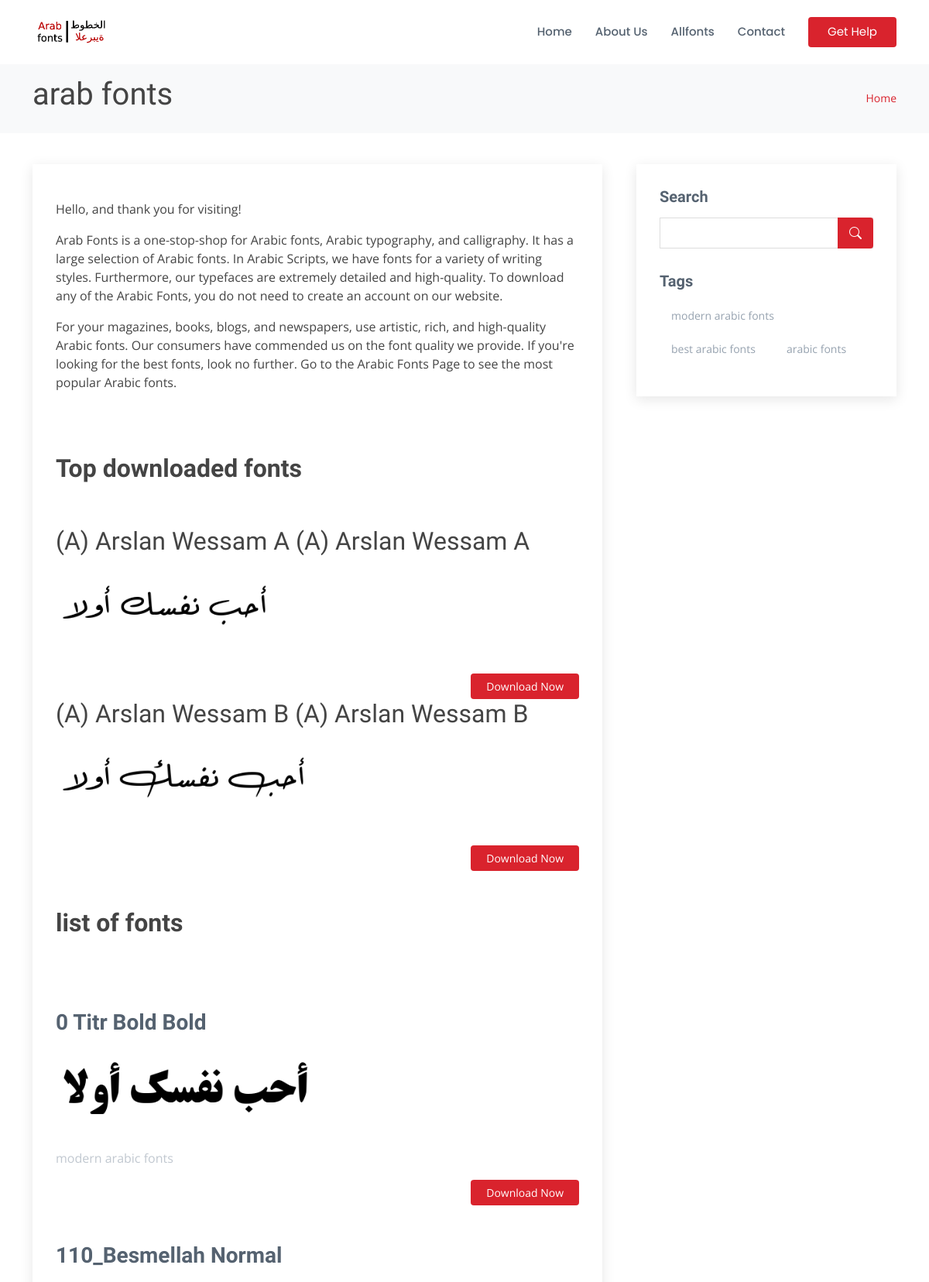
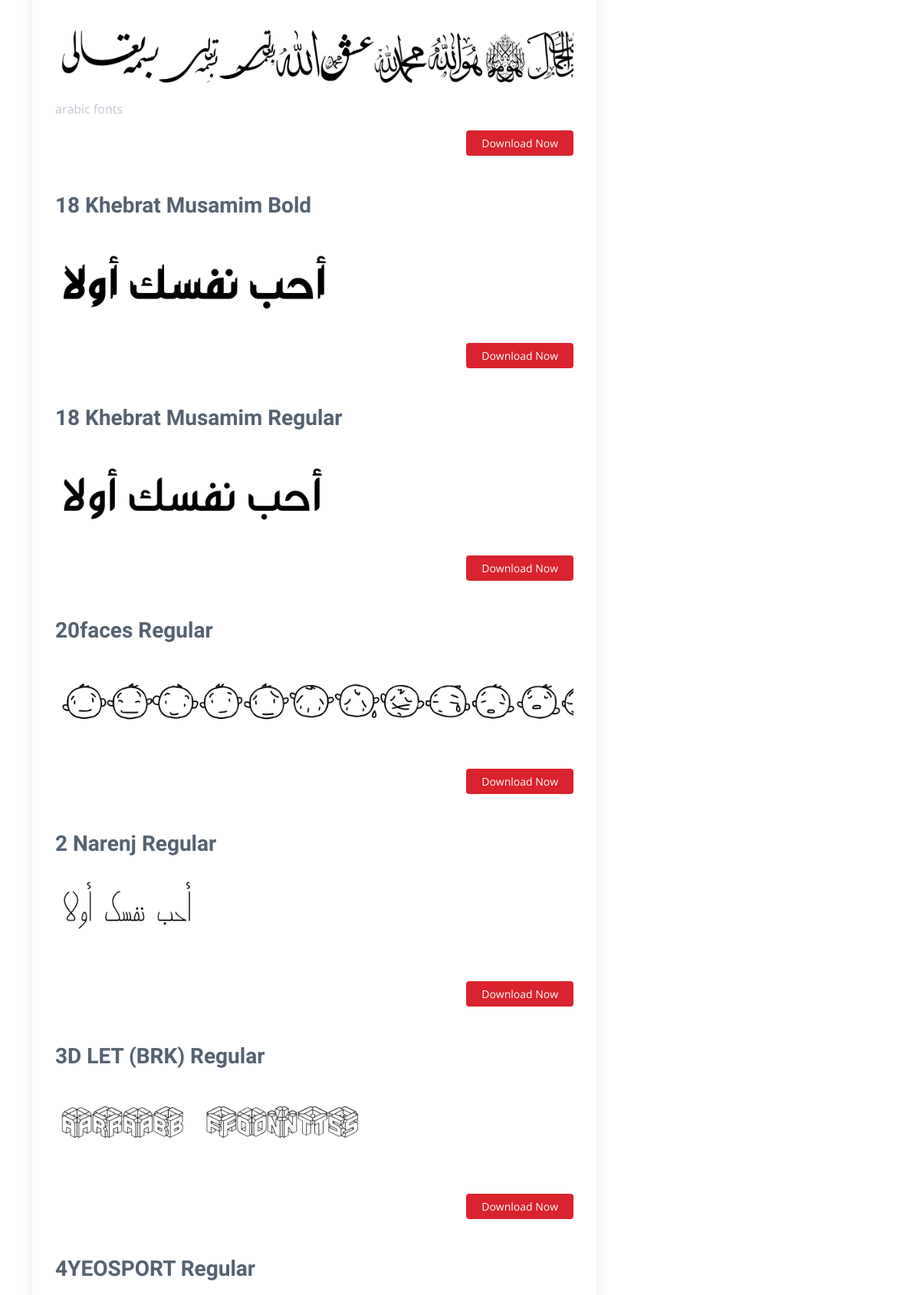
The page / (upper part) on the database its author committed (2 pictures, top to bottom).
### home/models.py (models this page shows, shortened)
class Modification(models.Model):
    websitename = models.CharField(max_length=50)
    ouremail = models.EmailField()
    copyright = models.CharField(max_length=100)
    logo = models.ImageField(upload_to='websiteimages')
    websitediscription = FroalaField()
    favicon = models.ImageField()

class Fonts(models.Model):
    title = models.CharField(max_length=100, unique=True)
    slug = models.SlugField(max_length=200, null=True, blank=True)
    metakeyword = models.CharField(max_length=200, null=True)
    tags = TaggableManager()
    header_image = models.ImageField(upload_to='header_image')
    headerimg_alt = models.CharField(max_length=100, default="arabic fonts")
    upload_fonts = models.FileField(upload_to="upload_fonts")
    short_dis = FroalaField()
    long_dis = FroalaField()
    char_maping = models.ImageField(upload_to='char_maping')
    charimg_alt = models.CharField(max_length=100, default="arabic fonts charecter maping image")
    publish = models.BooleanField(default=False)
    Total_downloads = models.PositiveIntegerField(default=10, blank=False, null= False)

### home/views.py (the view)
# urls.py: 2. Add a URL to urlpatterns:  path('', views.home, name='home')
def home(request):
    websitedata = Modification.objects.latest('websitename', 'websitediscription', 'ouremail', 'copyright', 'logo', 'favicon' )
    allfonts = Fonts.objects.filter(publish = True)
    alltag = Tag.objects.all()
    p = Paginator(allfonts, 8)
    page = request.GET.get('page')
    fontsfinal = p.get_page(page)
    topfonts = Fonts.objects.order_by('-Total_downloads')
    context = {'fontsfinal': fontsfinal,
                'copyright': copyright,
                'websitedata': websitedata,
                'topfonts': topfonts[:2],
                'alltag': alltag
    }
    return render(request , 'index.html',context)

### templates/index.html (shortened to what this page needs)
{% extends 'base.html' %}
{% block content %}
</header>
  <main id="main">
    <section id="breadcrumbs" class="breadcrumbs">
      <div class="container">
        <div class="d-flex justify-content-between align-items-center">
          <h1>{{ websitedata.websitename }}</h1>
          <ol>
            <li><a href="/">Home</a></li>
          </ol>
        </div>
      </div>
    </section>
    <section id="blog" class="blog">
      <div class="container" data-aos="fade-up">
        <div class="row">
          <div class="col-lg-8 entries">
            <article class="entry">
              <p>
                {{ websitedata.websitediscription|safe }}
                <br><br>
              </p>
              <h2><strong>Top downloaded fonts</strong></h2></br></br>
              {% for fonts in topfonts %}
                      <h2>{{fonts.title}}</h2>
                      <a href="{% url 'fonts_details' fonts.slug%}"><img src="/static/{{fonts.header_image}}" class="img-fluid" alt="{{fonts.headerimg_alt}}{{fonts.title}}"></a>
                      <div class="entry-content">
                        <div class="read-more">
                          <a href="{% url 'fonts_details' fonts.slug %}">Download Now</a>
                        </div>
                      </div>
                {% endfor %}
              <h2><strong> list of fonts </strong><h2>
              {% for fonts in fontsfinal %}
              <h2 class="entry-title">
                <a href="{% url 'fonts_details' fonts.slug %}">{{fonts.title}}</a>
              </h2>
              <a href="{% url 'fonts_details' fonts.slug%}"><img src="/static/{{fonts.header_image}}" class="img-fluid" alt="{{fonts.title}},{{fonts.headerimg_alt}} "></a>
              <div class="entry-meta">
                {% for tag in fonts.tags.all %}
                  {{tag}}
                {% endfor %}
              </div>
              <div class="entry-content">
                <div class="read-more">
                  <a href="{% url 'fonts_details' fonts.slug %}">Download Now</a>
                </div>
              </div>
              <br><br>
              {% endfor %}
            </article>
          </div>
          <div class="col-lg-4">
            <div class="sidebar">
              <h3 class="sidebar-title">Search</h3>
              <div class="sidebar-item search-form">
                <form method=POST action="{% url 'search' %}">
                  <input type="text" name="searched">
                  <button type="submit"><i class="bi bi-search"></i></button>
                </form>
              </div>
              <h3 class="sidebar-title">Tags</h3>
               <div class="sidebar-item tags">
                <ul>
                  {% for tag in alltag %}
                  <li><a href="/">{{tag}}</a></li>
                  {% endfor %}
                </ul>
              </div>
            </div>
          </div>
        </div>
      </div>
    </section>
  </main>
  {% endblock %}

### templates/header.html (shortened to what this page needs)
{% load static %}
<!DOCTYPE html>
<html lang="en">
<head>
  <link href="{% static 'assets/vendor/animate.css/animate.min.css' %}" rel="stylesheet">
  <link href="{% static 'assets/vendor/bootstrap/css/bootstrap.min.css' %}" rel="stylesheet">
  <link href="{% static 'assets/vendor/bootstrap-icons/bootstrap-icons.css' %}" rel="stylesheet">
  <link href="{% static 'assets/vendor/boxicons/css/boxicons.min.css' %}" rel="stylesheet">
  <link href="{% static 'assets/vendor/glightbox/css/glightbox.min.css' %}" rel="stylesheet">
  <link href="{% static 'assets/vendor/remixicon/remixicon.css' %}" rel="stylesheet">
  <link href="{% static 'assets/vendor/swiper/swiper-bundle.min.css' %}" rel="stylesheet">
  <link href="{% static 'assets/css/style.css' %}" rel="stylesheet">
</head>
<body>
    <header id="header" class="fixed-top d-flex align-items-center">
      <div class="container d-flex align-items-center">
        <a href="/" class="logo me-auto"><img src="/static/{{websitedata.logo}}" alt="" class="img-fluid"></a>
        <nav id="navbar" class="navbar">
          <ul>
            <li><a href="/">Home</a></li>
            <li><a href="/aboutus">About Us</a></li>
            <li><a href="/allfonts">Allfonts</a></li>
            <li><a href="/contact">Contact</a></li>
            <li><a href="/help" class="getstarted">Get Help</a></li>
          </ul>
        </nav>
      </div>

### static/assets/css/style.css (style rules this page uses)
body { font-family: "Open Sans", sans-serif; color: #444444; }
a { text-decoration: none; color: #d9232d; }
h1, h2, h3, h4, h5, h6 { font-family: "Raleway", sans-serif; }
#header { background: white; transition: all 0.5s; z-index: 997; padding: 20px 0; }
#header .logo { font-size: 28px; margin: 0; padding: 0; line-height: 1; font-weight: 700; text-transform: uppercase; }
#header .logo img { max-height: 40px; }
.navbar { padding: 0; }
.navbar ul { margin: 0; padding: 0; display: flex; list-style: none; align-items: center; }
.navbar li { position: relative; }
.navbar a, .navbar a:focus { display: flex; align-items: center; justify-content: space-between; padding: 10px 0 10px 30px; font-family: "Poppins", sans-serif; font-size: 15px; font-weight: 500; color: #556270; white-space: nowrap; transition: 0.3s; }
.navbar .getstarted, .navbar .getstarted:focus { background: #d9232d; padding: 8px 25px; margin-left: 30px; border-radius: 4px; font-weight: 400; color: #fff; }
section { padding: 60px 0; overflow: hidden; }
.breadcrumbs { padding: 18px 0; background: #f8f9fa; min-height: 40px; margin-top: 80px; }
.breadcrumbs ol { display: flex; flex-wrap: wrap; list-style: none; padding: 0; margin: 0; font-size: 14px; }
.blog { padding: 40px 0 20px 0; }
.blog .entry { padding: 30px; margin-bottom: 60px; box-shadow: 0 4px 16px rgba(0, 0, 0, 0.1); }
.blog .entry .entry-title { font-size: 28px; font-weight: bold; padding: 0; margin: 0 0 20px 0; }
.blog .entry .entry-title a { color: #556270; transition: 0.3s; }
.blog .entry .entry-meta { margin-bottom: 15px; color: #c1c8d0; }
.blog .entry .entry-content .read-more { -moz-text-align-last: right; text-align-last: right; }
.blog .entry .entry-content .read-more a { display: inline-block; background: #d9232d; color: #fff; padding: 6px 20px; transition: 0.3s; font-size: 14px; border-radius: 4px; }
.blog .sidebar { padding: 30px; margin: 0 0 60px 20px; box-shadow: 0 4px 16px rgba(0, 0, 0, 0.1); }
.blog .sidebar .sidebar-title { font-size: 20px; font-weight: 700; padding: 0 0 0 0; margin: 0 0 15px 0; color: #556270; position: relative; }
.blog .sidebar .sidebar-item { margin-bottom: 30px; }
.blog .sidebar .search-form form { background: #fff; border: 1px solid #ddd; padding: 3px 10px; position: relative; }
.blog .sidebar .search-form form input[type=text] { border: 0; padding: 4px; border-radius: 4px; width: calc(100% - 40px); }
.blog .sidebar .search-form form button { position: absolute; top: 0; right: 0; bottom: 0; border: 0; background: none; font-size: 16px; padding: 0 15px; margin: -1px; background: #d9232d; color: #fff; transition: 0.3s; border-radius: 0 4px 4px 0; line-height: 0; }
.blog .sidebar .search-form form button i { line-height: 0; }
.blog .sidebar .tags { margin-bottom: -10px; }
.blog .sidebar .tags ul { list-style: none; padding: 0; }
.blog .sidebar .tags ul li { display: inline-block; }
.blog .sidebar .tags ul a { color: #96a2af; font-size: 14px; padding: 6px 14px; margin: 0 6px 8px 0; border: 1px solid white; display: inline-block; transition: 0.3s; }

### rows shown on the page
Modification: logo (picture), websitename "arab fonts", websitediscription "Hello, and thank you for visiting! Arab Fonts is a one-stop-shop for Arabic fonts, Arabic typography, and calligraphy. It has a large selection of Arabic fonts. In Arabic Scripts, we have fonts for a variety of writing styles. Furthermore, our typefaces are extremely detailed and high-quality. To download any of the Arabic Fonts, you do not need to create an account on our website. For your magazines, books, blogs, and newspapers, use artistic, rich, and high-quality Arabic fonts. Our consumers have commended us on the font quality we provide. If you're looking for the best fonts, look no further. Go to the Arabic Fonts Page to see the most popular Arabic fonts."
Fonts: title "(A) Arslan Wessam A (A) Arslan Wessam A", header_image (picture)
Fonts: title "(A) Arslan Wessam B (A) Arslan Wessam B", header_image (picture)
Fonts: title "0 Titr Bold Bold", header_image (picture)
Tag: name "modern arabic fonts"
Fonts: title "110_Besmellah Normal", header_image (picture)
Tag: name "arabic fonts"
Fonts: title "18 Khebrat Musamim Bold", header_image (picture)
Fonts: title "18 Khebrat Musamim Regular", header_image (picture)
Fonts: title "20faces Regular", header_image (picture)
Fonts: title "2 Narenj Regular", header_image (picture)
Fonts: title "3D LET (BRK) Regular", header_image (picture)
Fonts: title "4YEOSPORT Regular"
Tag: name "best arabic fonts"
